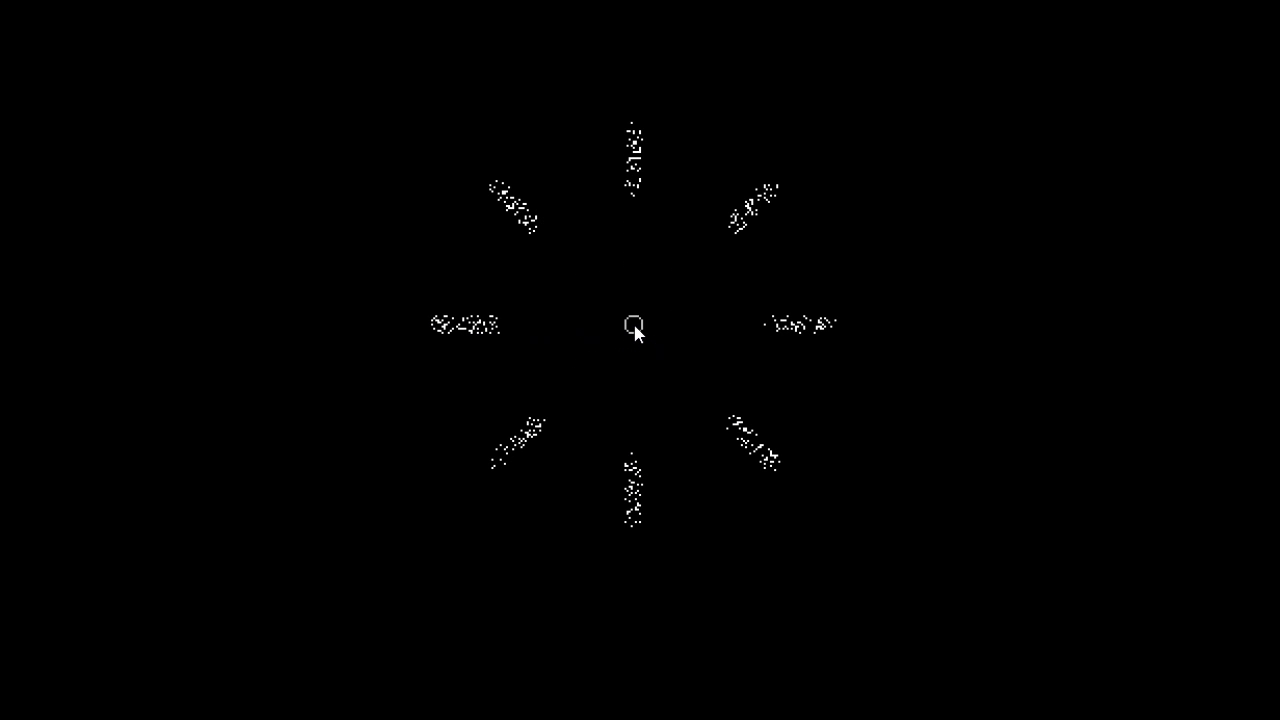
#> input picture frame 16 of images/videos/light radiates.mp4, 1280 x 720 px, given in place of irrigate.mp4, which was not available
$ python salientDetection.py
#> lines starting #> are read from the running program, lines starting #| are printed output that depends on the picture; after the words box and inside, x2 and y2 are one past the last pixel; in counts of white or black regions, pixels touching at a corner belong together; pictures that were not available may be replaced by others from this repository, and a replacement may not be noted
import cv2

# Define the path for your input and output videos
input_video_path = './images/videos/irrigate.mp4'
output_video_path = './images/results/videos/irrigate salient.avi'
cap = cv2.VideoCapture(input_video_path)
if not cap.isOpened():
    print("Error opening video stream or file")

# Get video properties
frame_width = int(cap.get(cv2.CAP_PROP_FRAME_WIDTH))
frame_height = int(cap.get(cv2.CAP_PROP_FRAME_HEIGHT))
fps = cap.get(cv2.CAP_PROP_FPS)

# Define the codec and create VideoWriter object
fourcc = cv2.VideoWriter_fourcc(*'XVID')
out = cv2.VideoWriter(output_video_path, fourcc, fps, (frame_width, frame_height))

# Initialize OpenCV's static saliency spectral residual detector
saliency = cv2.saliency.StaticSaliencySpectralResidual_create()

while cap.isOpened():
    ret, frame = cap.read()
#> frame is the input picture: shape (720, 1280, 3); mean B, G, R 0.5, 0.5, 0.5
    if ret:
        # Convert the frame to grayscale
        gray_frame = cv2.cvtColor(frame, cv2.COLOR_BGR2GRAY)

        # Apply histogram equalization to improve contrast
        equalized_frame = cv2.equalizeHist(gray_frame)

        # Compute the saliency map
        (success, saliency_map) = saliency.computeSaliency(equalized_frame)
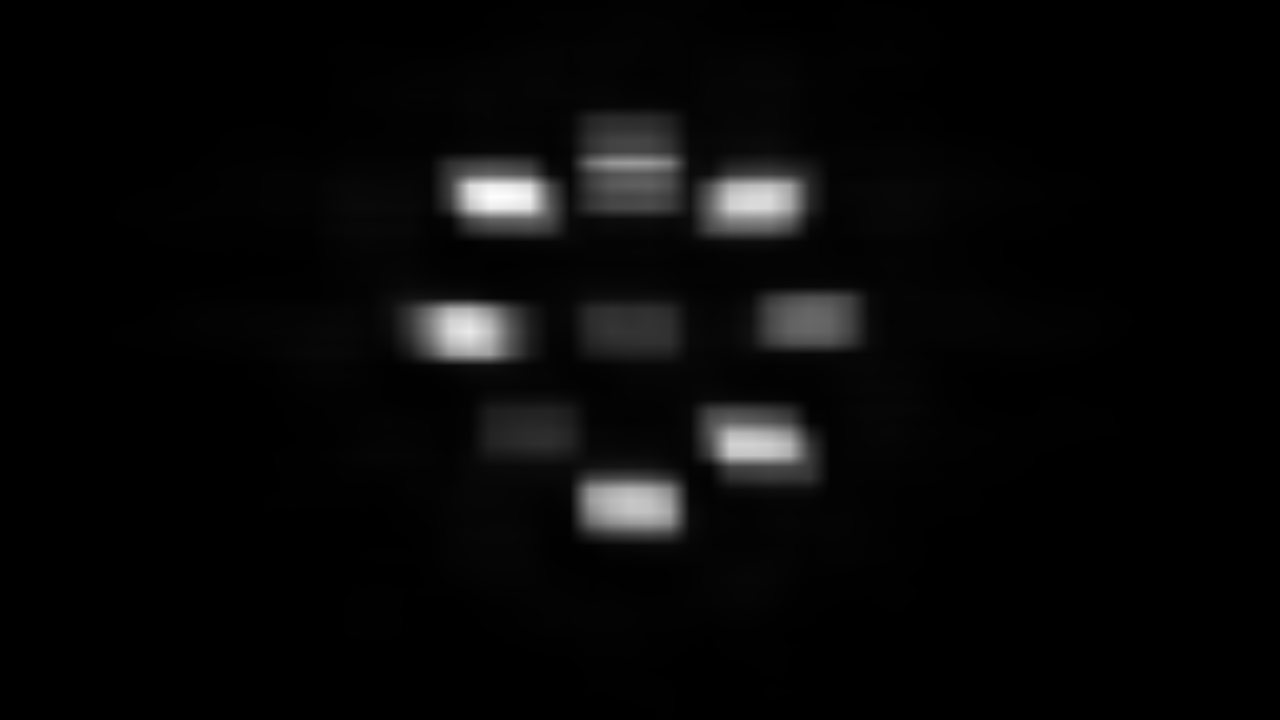
#> saliency_map: shape (720, 1280) float32; min 5.4e-05, max 0.998, mean 0.034
#> success = True
        if not success:
            print("Failed to compute saliency map")
            break

        # Convert the saliency map from floating point to unsigned byte
        saliency_map = (saliency_map * 255).astype('uint8')

        # Optional: Apply a threshold to binarize the saliency map
        _, saliency_map_thresh = cv2.threshold(saliency_map, 0, 255, cv2.THRESH_BINARY | cv2.THRESH_OTSU)
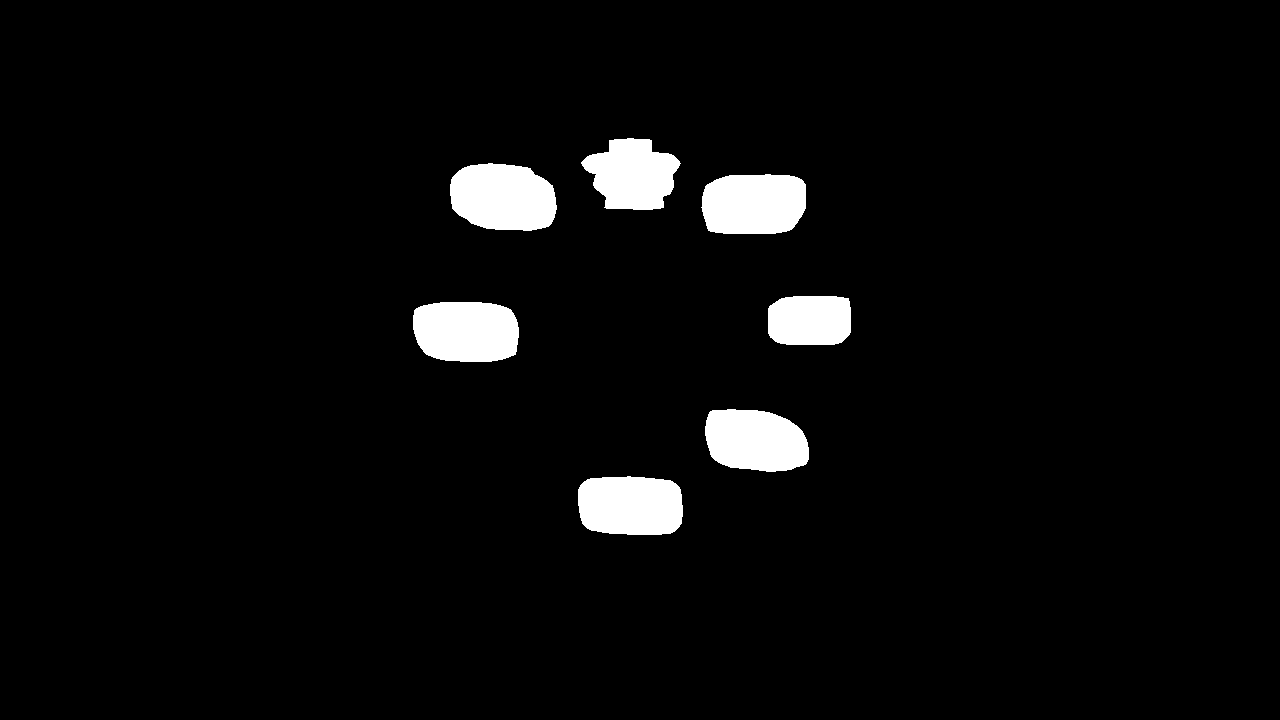
#> saliency_map_thresh: shape (720, 1280); 4% white; 7 white regions, largest, box (x1, y1, x2, y2) and area: (450, 163, 557, 231) 5947, (413, 302, 519, 362) 5616, (701, 174, 806, 234) 5588

        # Merge the saliency map with the original color frame for visualization
        saliency_map_color = cv2.merge([saliency_map_thresh] * 3)
        output_frame = cv2.addWeighted(frame, 0.5, saliency_map_color, 0.5, 0)
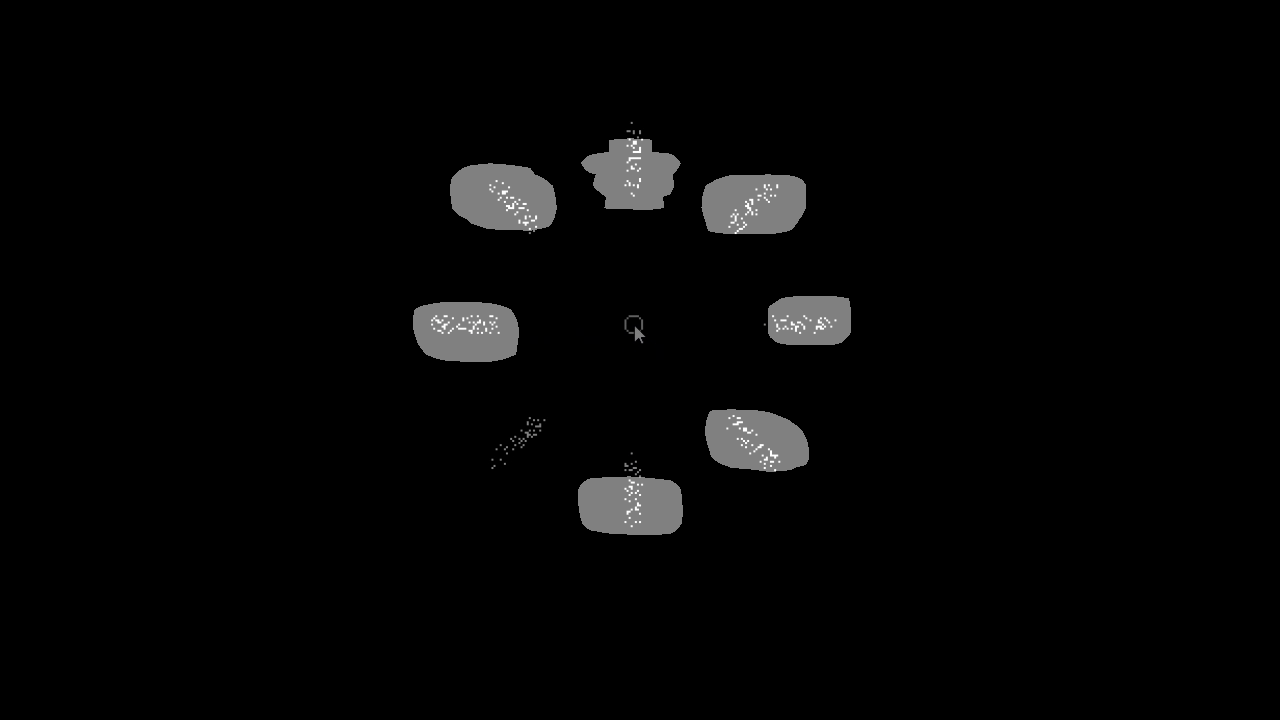
#> output_frame: shape (720, 1280, 3); mean B, G, R 5.4, 5.4, 5.4

        # Write the frame with saliency overlay to the output video
        out.write(output_frame)

        # Display the frame
        cv2.imshow('Frame with Salient Regions', output_frame)

        # Press 'q' to quit
        if cv2.waitKey(1) & 0xFF == ord('q'):
#> (key q is pressed here)
            break
    else:
        break

# Release everything when done
cap.release()
out.release()
cv2.destroyAllWindows()

print(f"The video with salient regions was saved to {output_video_path}")

$ run again, starting later in the video
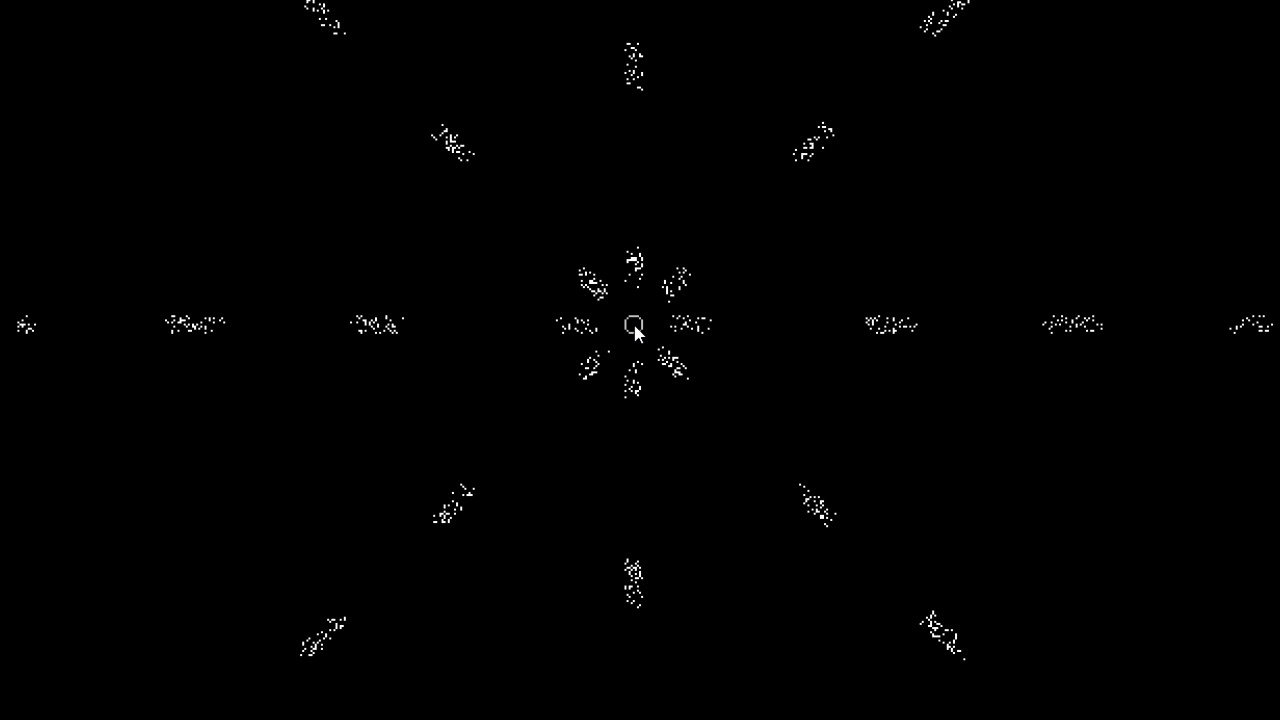
#> input picture frame 72 of images/videos/light radiates.mp4, 1280 x 720 px, given in place of irrigate.mp4, which was not available
#> frame is the input picture: shape (720, 1280, 3); mean B, G, R 0.9, 0.9, 0.9
#> success = True
#> `_, saliency_map_thresh = cv2.threshold(saliency_map, 0, 255, cv2.THRES..`:
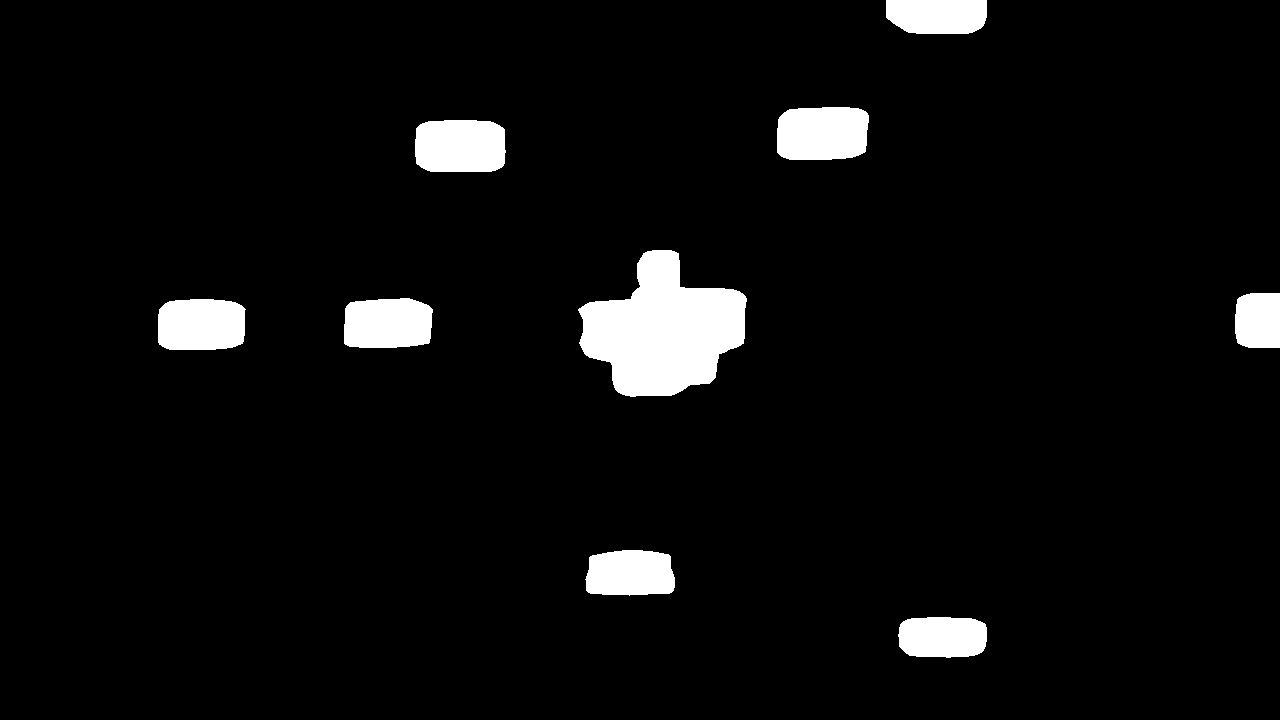
#> saliency_map_thresh: shape (720, 1280); 4.9% white; 9 white regions, largest, box (x1, y1, x2, y2) and area: (578, 250, 747, 397) 15573, (777, 107, 869, 160) 4482, (415, 120, 506, 172) 4408
#> `output_frame = cv2.addWeighted(frame, 0.5, saliency_map_color, 0.5, 0)`:
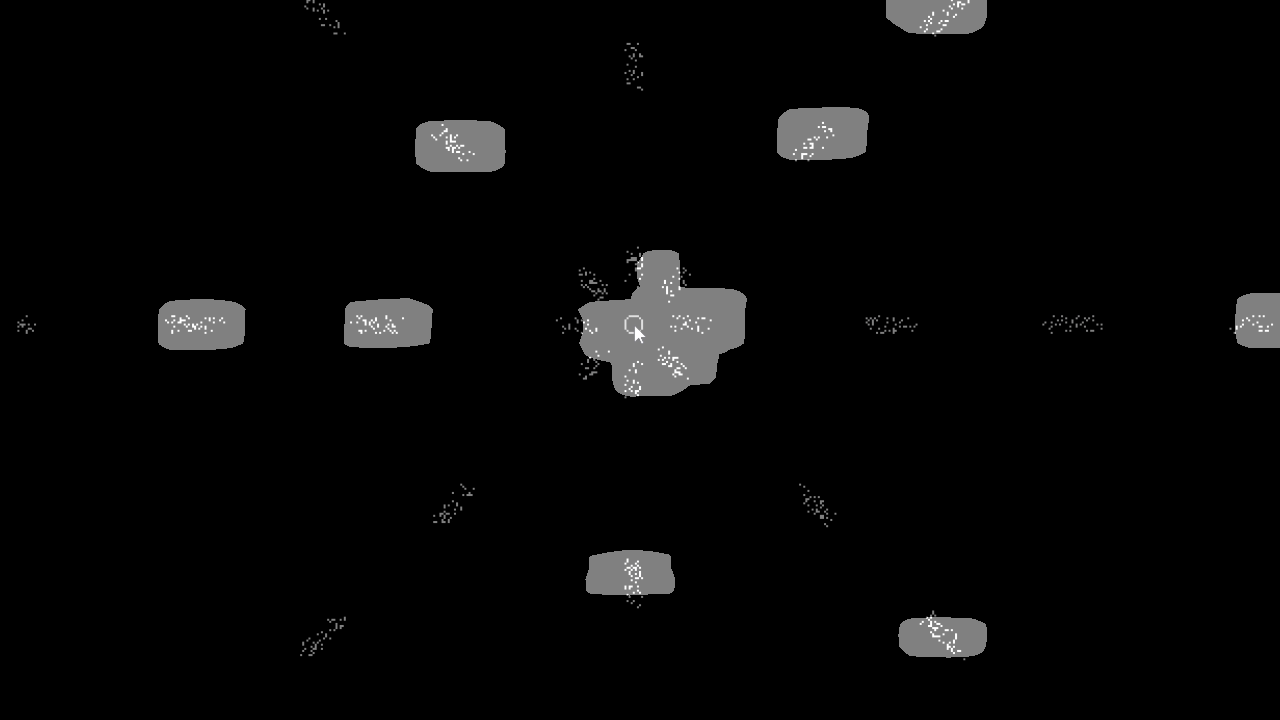
#> output_frame: shape (720, 1280, 3); mean B, G, R 6.7, 6.7, 6.7

$ run again, starting later in the video
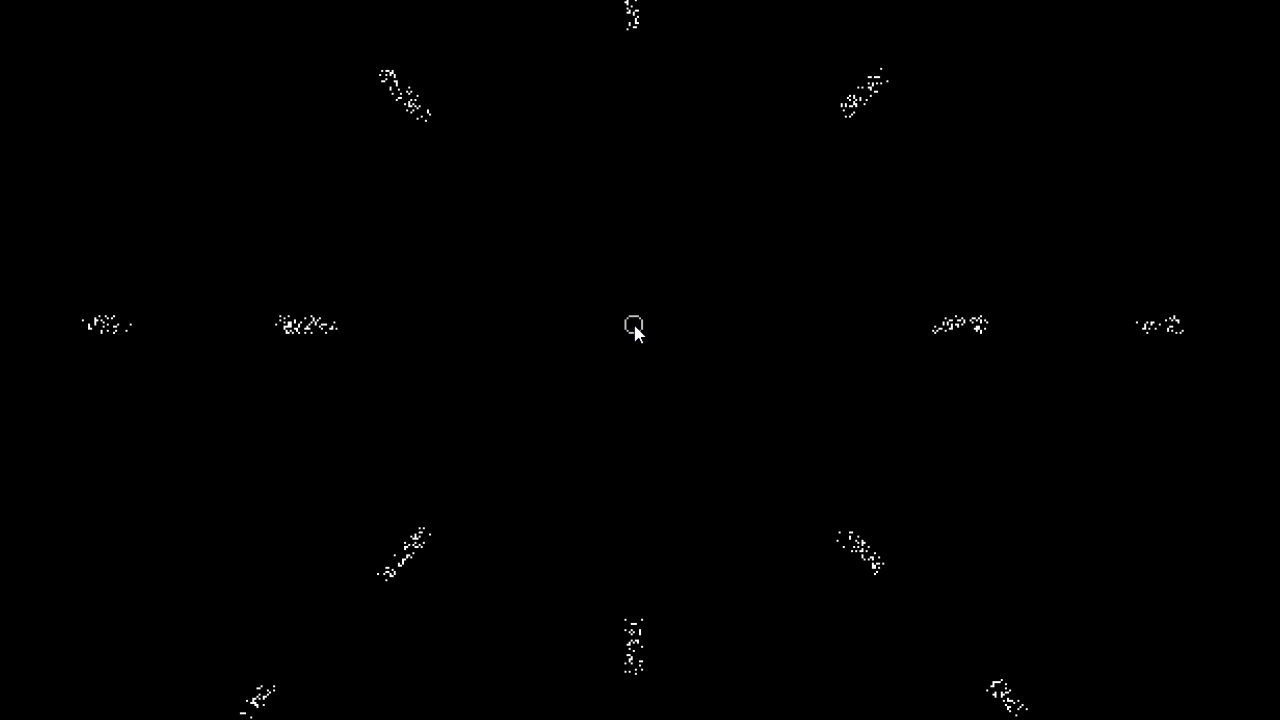
#> input picture frame 128 of images/videos/light radiates.mp4, 1280 x 720 px, given in place of irrigate.mp4, which was not available
#> frame is the input picture: shape (720, 1280, 3); mean B, G, R 0.6, 0.6, 0.6
#> success = True
#> `_, saliency_map_thresh = cv2.threshold(saliency_map, 0, 255, cv2.THRES..`:
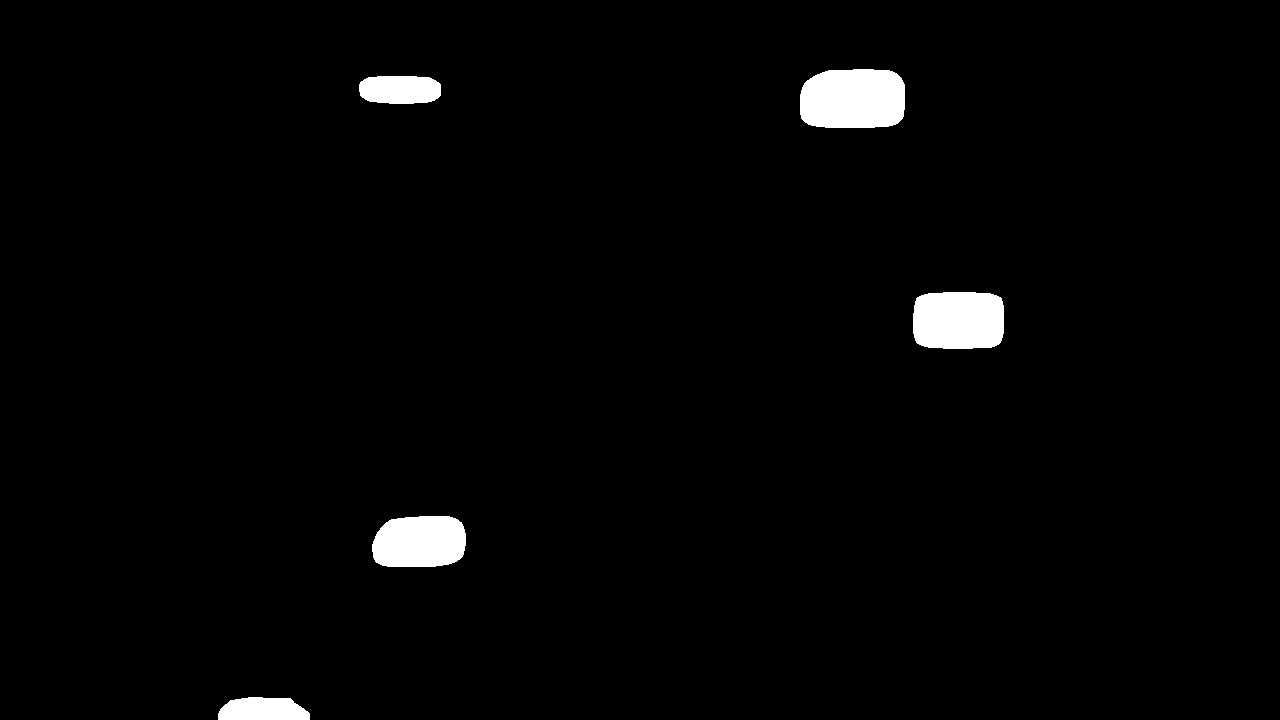
#> saliency_map_thresh: shape (720, 1280); 2% white; 5 white regions, box (x1, y1, x2, y2) and area: (800, 69, 905, 128) 5631, (913, 292, 1004, 349) 4838, (372, 516, 466, 567) 4216, (359, 76, 441, 104) 2034, (218, 697, 310, 720) 1768
#> `output_frame = cv2.addWeighted(frame, 0.5, saliency_map_color, 0.5, 0)`:
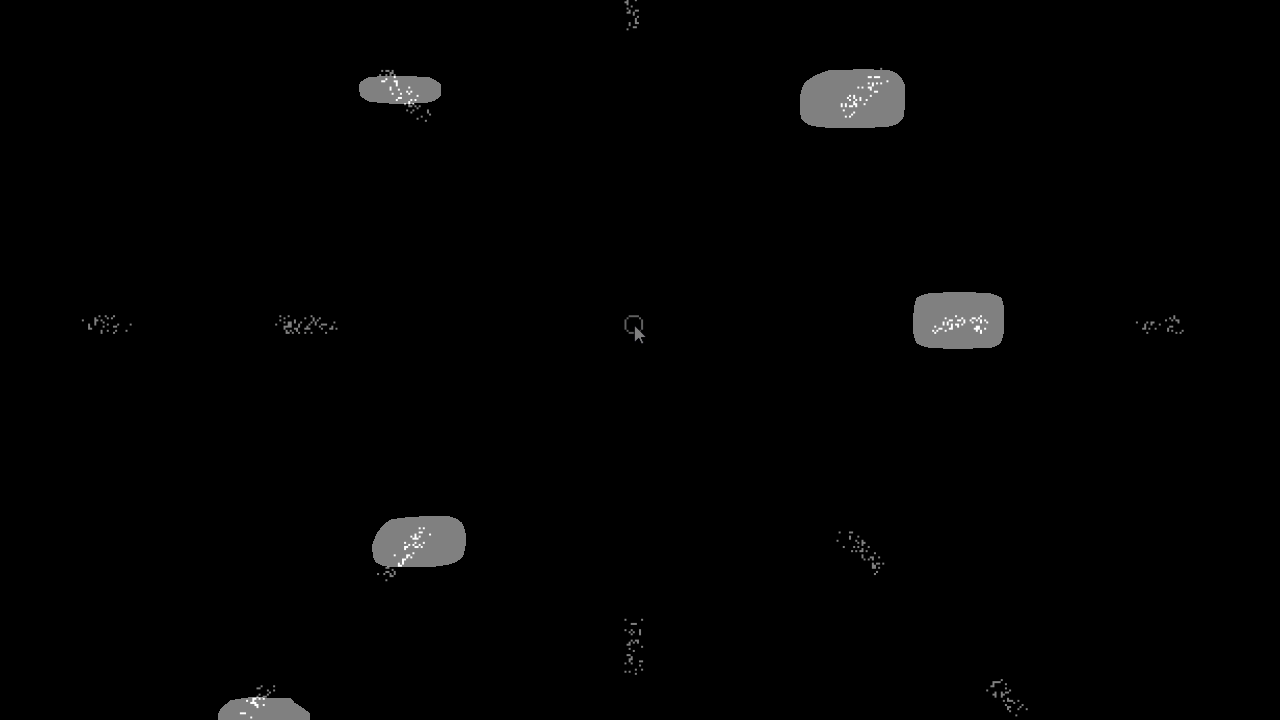
#> output_frame: shape (720, 1280, 3); mean B, G, R 2.9, 2.9, 2.9
